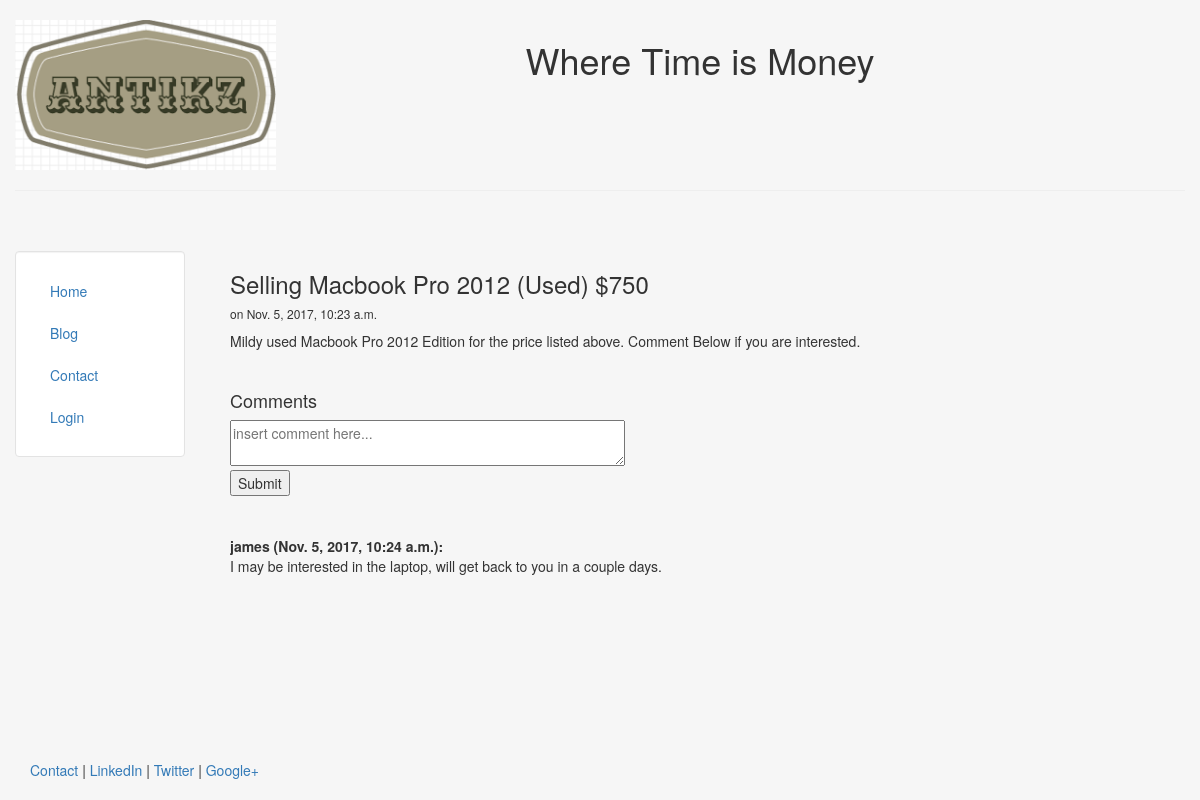
The app's page /blog/4 with its own data.
### blog/models.py (models this page shows, shortened)
class Post(models.Model):
	title = models.CharField(max_length=140)
	body = models.TextField()
	date = models.DateTimeField()

class Comment(models.Model):
	userid = models.ForeignKey('auth.User', null=True)
	postid = models.ForeignKey('Post', null=True)
	body = models.TextField()
	date = models.DateTimeField(auto_now_add = True)

### blog/views.py (the view)
# urls.py: url(r'^(?P<pk>\d+)$', views.viewblog),#DetailView.as_view(model= Post,
def viewblog(request, pk):
	post = Post.objects.get(pk = pk)
	comments = Comment.objects.filter(postid = post)
	return render(request, 'blog/post.html', {'post': post, 'comments' : comments})

### blog/templates/blog/post.html (shortened to what this page needs)
{% extends "personal/header.html" %}
{% block content %}
	<h3>{{post.title}}</h3>
	<h6>on {{post.date}}</h6>
	{{post.body|safe|linebreaks}}
	<br>
	<h4>Comments</h4>
	<form action="{{post.pk}}/postcomment" method="post">
		<textarea type="text" name="Comment" rows="2" cols="50" placeholder="insert comment here..."></textarea><br>
		<input type="submit" name="ok">
	</form>
	<br><br>
	<div>
		{% for comment in comments %}
			<p> <strong> {{ comment.userid }} ({{comment.date}}):</strong> <br> {{ comment.body }}</p> <br>
		{% endfor %}
	</div>
{% endblock %}

### blog/templates/personal/header.html (style rules this page uses)
html, body { height:100% }

### records on screen
Post: title "Selling Macbook Pro 2012 (Used) $750", date "Nov. 5, 2017, 10:23 a.m.", body "Mildy used Macbook Pro 2012 Edition for the price listed above. Comment Below if you are interested."
Comment: userid "james", date "Nov. 5, 2017, 10:24 a.m.", body "I may be interested in the laptop, will get back to you in a couple days."
